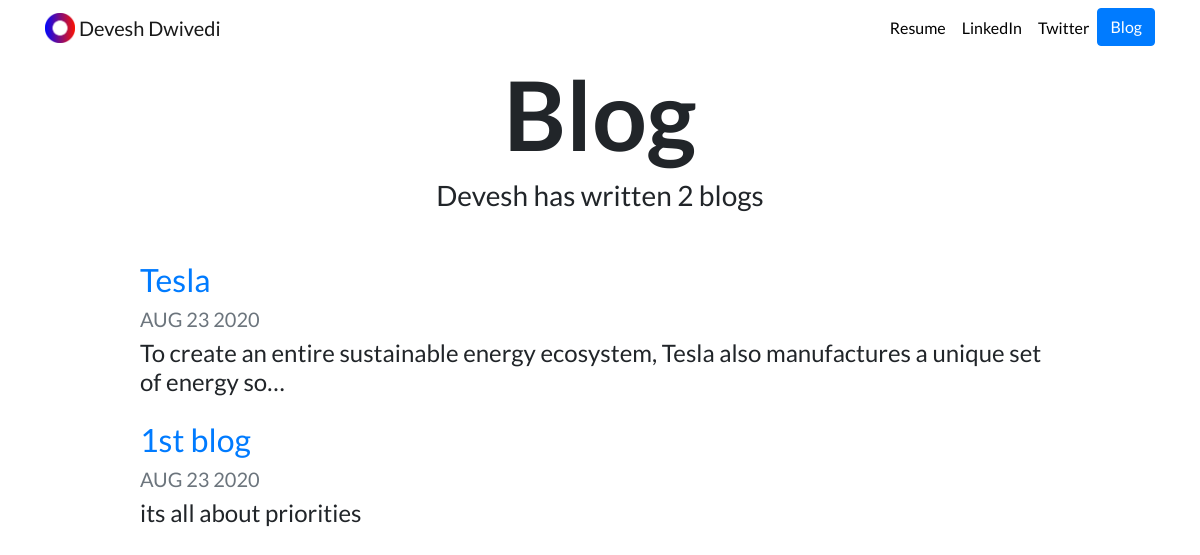
Screenshot of /blog/ with the database file from the repository.
### blog/models.py (models this page shows, shortened)
class Blog(models.Model):
    Title = models.CharField(max_length=100)
    Date = models.DateTimeField()
    Description = models.CharField(max_length=500)

### blog/views.py (the view)
# urls.py: path('',views.all_blogs,name='all_blogs'),
def all_blogs(request):
    blogs = Blog.objects.order_by('-Date')[:5]
    return render(request, 'blog/all_blogs.html', {'blogs': blogs})

### blog/templates/blog/all_blogs.html
{% extends "portfolio/base.html" %}
{% load static %}
{% block content %}
<h1 id="blogtitle" class="font-weight-bold text-center">Blog</h1>
<h3 class="text-center mb-5">Devesh has written {{ blogs.count }} blog{{ blogs.count|pluralize }}</h3>
{% for blog in blogs %}
<div class="row justify-content-center my-3">
  <div class="col-md-10">
    <a href="{% url 'blog:detail' blog.id %}">
      <h2>{{ blog.Title }}</h2>
    </a>
    <h5 class="text-muted">{{ blog.Date|date:'M d Y'|upper }}</h5>
    <h4>{{ blog.Description|striptags|truncatechars:100 }}</h4>
  </div>
</div>
{% endfor %}
{% endblock %}

### portfolio/static/portfolio/custom.css (style rules this page uses)
body { font-family: 'Lato', sans-serif; }
#blogtitle { font-size: 6rem; }

### rows the page displays
Blog: Title "Tesla", Date "AUG 23 2020", Description "To create an entire sustainable energy ecosystem, Tesla also manufactures a unique set of energy so…"
Blog: Title "1st blog", Date "AUG 23 2020", Description "its all about priorities"

### other values shown
{{ blogs.count }} "2"
